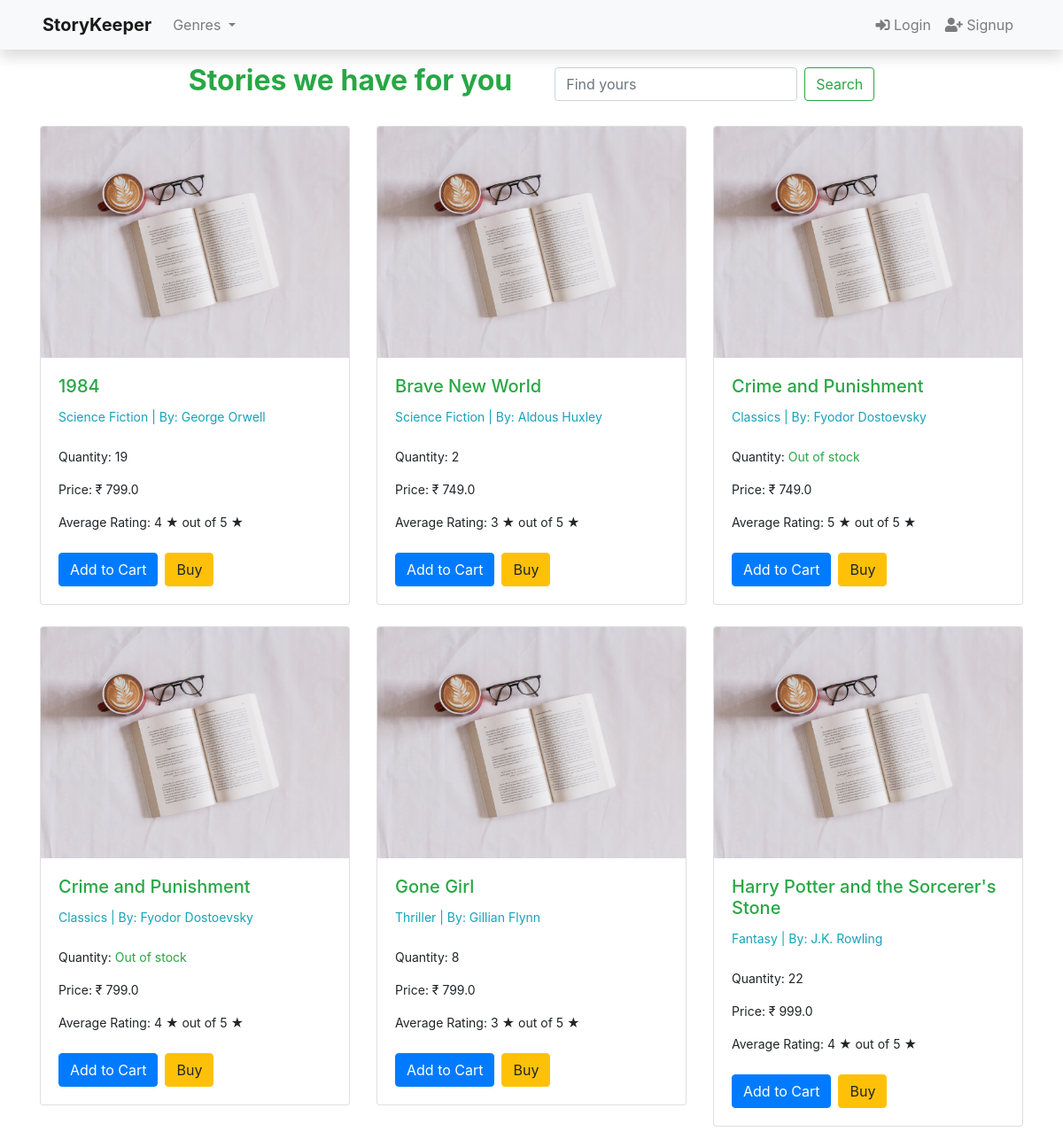
Before: / (upper part) with the older database file.
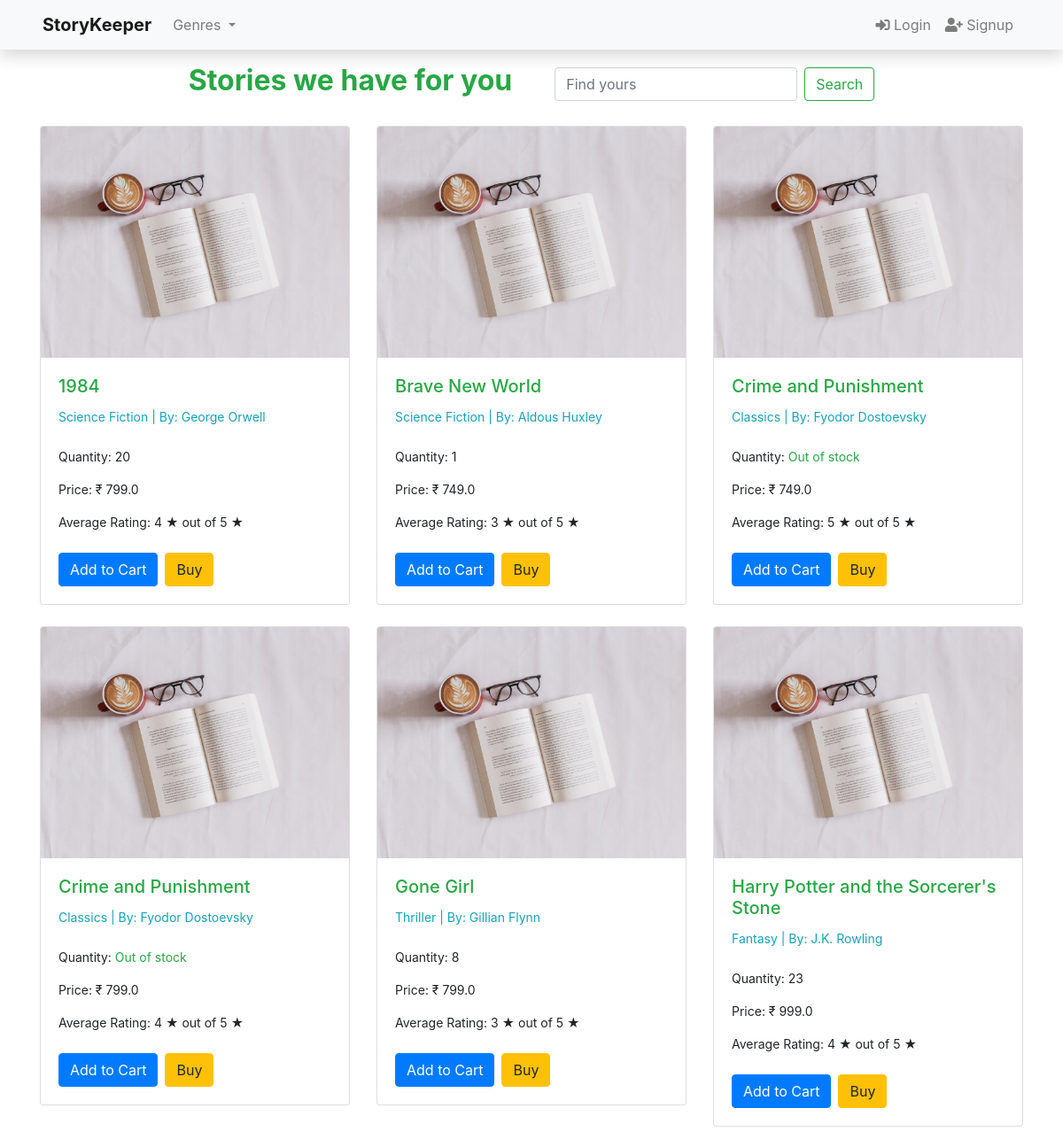
After: the same page with the newer database file.
### books/models.py (models this page shows, shortened)
class Book(models.Model):
    title  		 = models.CharField(max_length=200)
    author 		 = models.CharField(max_length=100)
    genre   	 = models.CharField(max_length=100)
    price     	 = models.FloatField(default=0)
    quantity   	 = models.IntegerField(default=0)
    description  = models.TextField(default='No Description', null=True, blank=False)
    average_rating  = models.FloatField(default=0)
    created_on 	 = models.DateTimeField(auto_now_add=True)
    updated_on 	 = models.DateTimeField(auto_now=True)
    digital         = models.BooleanField(default=False, null=True, blank=False)
    status          = models.IntegerField(choices=status,default = 1)
    class Meta:
        ordering    = ['-quantity']

### books/views.py (the view, shortened to what this page needs)
# urls.py: path('', views.homeView, name='home'),
def homeView(request):
    books = Book.objects.all().order_by('title')
    paginator = Paginator(books, 9)
    page = request.GET.get('page')
    books = paginator.get_page(page)
    genre = Book.objects.values('genre').distinct().order_by('genre')
    context = {'books': books, 'genre':genre}
    search_book = request.GET.get('search')
    return render(request, 'index.html', context)

### books/templates/index.html (shortened to what this page needs)
{% extends 'base.html' %}
{% block content %}
{% load static %}
{% load crispy_forms_tags %}
<div class='container-fluid my-3 d-flex justify-content-center'>
    <h2 class="text-success"><b>Stories we have for you </b></h2>
    <form class="form-inline my-2 ml-5 my-lg-0" role='search', method='get', action="{% url 'home' %}">
        <input class="form-control mr-sm-2" name='search' type="search" placeholder="Find yours" aria-label="Search">
        <button class="btn btn-outline-success my-2 my-sm-0" type="submit">Search</button>
    </form>
</div>
<div class="container mt-4">
    <div class="row">
        {% for book in books %}
        <div class="col-md-4 mb-4">
            <div class="card product-card">
                <a href="{% url 'book_detail' book.id %}"><img src="{% static 'images/thumbnail.jpg' %}" class="card-img-top" alt="{{ book.title }}"></a>
                <div class="card-body">
                    <a href="{% url 'book_detail' book.id %}"class="text-success" ><h5 class="card-title">{{ book.title }}</h5></a>
                    <small>
                        <p class="card-text text-info">{{ book.genre }} | <span class="card-text">By: {{ book.author }}</span></p></small><br>
                        <small class="text-bold">
                            <p class="card-text">Quantity:{% if book.quantity > 0 %} {{ book.quantity }} {% else %}<span class="text-success"> Out of stock</span>{% endif %}</p>
                            <p class="card-text">Price: &#8377; {{ book.price }}</p>
                            <p class="card-text">Average Rating: {% if book.average_rating %}{{ book.average_rating|floatformat:'0' }} &#9733; out of 5 &#9733;{% else %}Not rated{% endif %}</p>
                        </small><br>
                    <div class="d-flex">
                        <form method="post" action="{% url 'add_to_cart' book.id %}">
                            <button type="submit" class="btn btn-primary">Add to Cart</button>
                        </form>
                        <a href="#" class="btn btn-warning ml-2">Buy</a>
                    </div>
                </div>
            </div>
        </div>
        {% endfor %}
    </div>
</div>
{% endblock %}

Changed rows visible on the page:
changed Book "George Orwell": quantity "19" → "20"
changed Book "Brave New World": quantity "2" → "1"
changed Book "Harry Potter and the Sorcerer's Stone": quantity "22" → "23"
